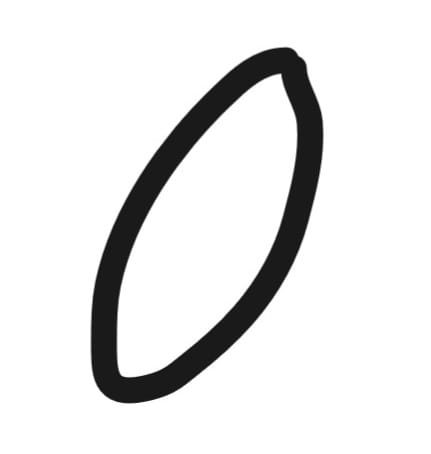
#> input picture zero.jpg, 431 x 454 px
$ jupyter execute --allow-errors digit_recognizer_assignment.ipynb
#> lines starting #> are read from the running program, lines starting #| are printed output that depends on the picture
[cell 1]
import cv2
import numpy as np
import matplotlib.pyplot as plt
import joblib

[cell 2]
# Step 1: Read the image
img = cv2.imread("./zero.jpg", cv2.IMREAD_GRAYSCALE)
#> img is the input picture: shape (454, 431); min 4, max 255, mean 229.5

[cell 3]
# Step 2: Resize to 28x28
img_resized = cv2.resize(img, (28, 28), interpolation=cv2.INTER_AREA)
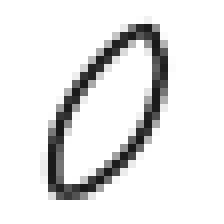
#> img_resized: shape (28, 28) (shown 8 times larger); min 26, max 255, mean 229.5

[cell 4]
# step 3: invert the images
img_resized = 255 - img_resized
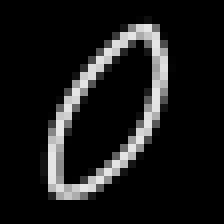
#> img_resized: shape (28, 28) (shown 8 times larger); min 0, max 229, mean 25.5

[cell 5]
# Step 4: Normalize pixel values
img_normalized = img_resized / 255.0

[cell 6]
# Step 5: Flatten to 1D
img_flatten = img_resized.flatten()
#> img_flatten = 784 values, max 229 at index 159, min 0 at index 0, mean 25.47

[cell 7]
img_flatten
#> Out has the same summary as img_flatten
